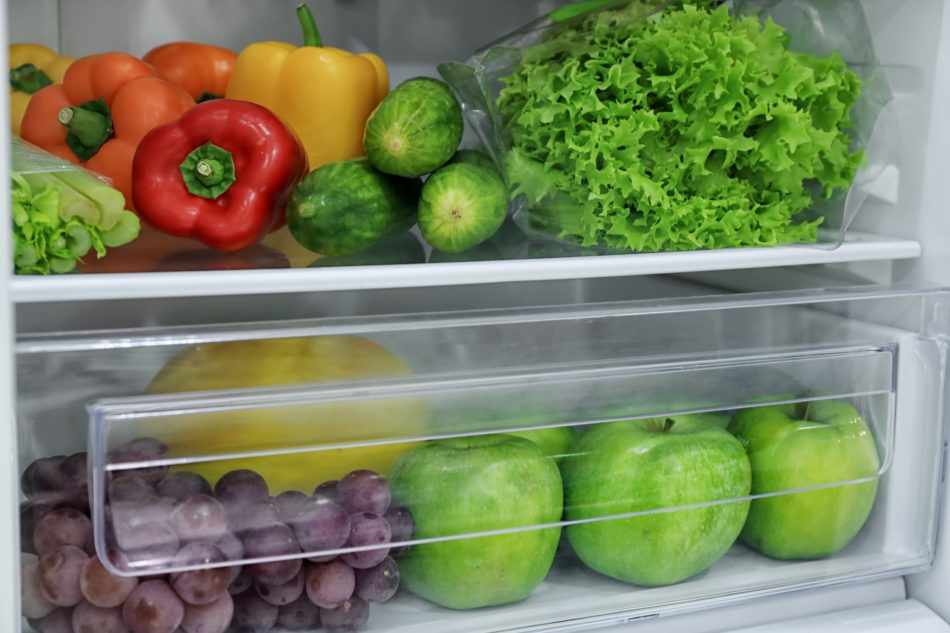
#> input picture input.png, 950 x 633 px, found by its file name
$ python otsuWithCombiningContours.py
#> lines starting #> are read from the running program, lines starting #| are printed output that depends on the picture; after the words box and inside, x2 and y2 are one past the last pixel; in counts of white or black regions, pixels touching at a corner belong together
# NOTES TO SELF: playing around with variables gaussianKernelSize, kernelSize, and threshold changes a lot.
# THIS IS FOR EXPERIMENTAL PURPOSES AND IS THUS VERY CLUTTERED CHECK sample.py

import cv2
import numpy as np
from matplotlib import pyplot as plt

row, col = 1, 5
fig, axs = plt.subplots(row, col, figsize=(15, 10))
fig.tight_layout()

image = cv2.imread("input.png")
#> image is the input picture: shape (633, 950, 3); mean B, G, R 97.5, 131.6, 122.7

# Make Grayscale because... it helps
gray = cv2.cvtColor(image, cv2.COLOR_BGR2GRAY)
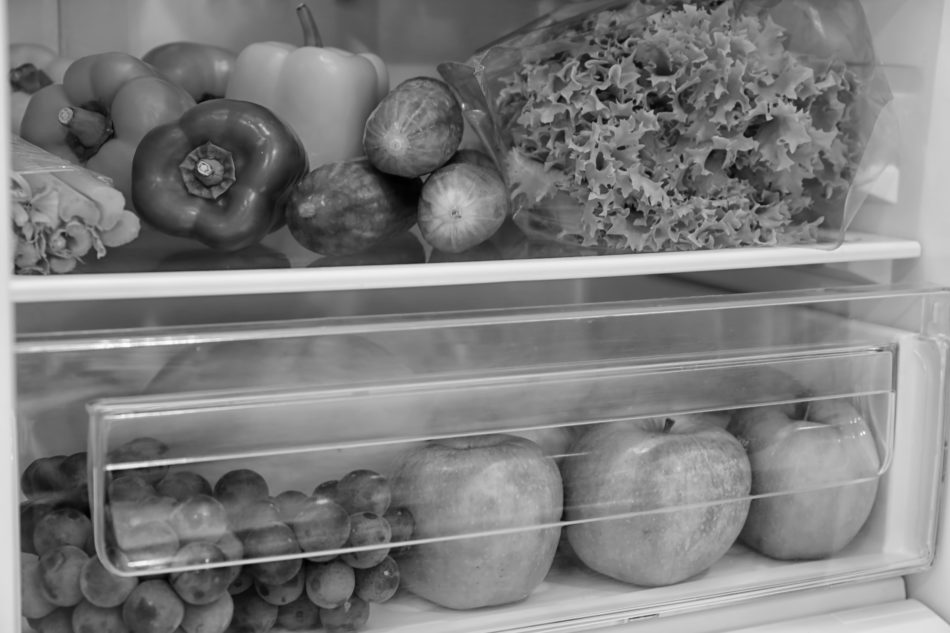
#> gray: shape (633, 950); min 0, max 253, mean 125.1

axs[0].imshow(cv2.cvtColor(image, cv2.COLOR_BGR2RGB))

gaussianKernelSize = 1
blurred = cv2.GaussianBlur(gray, (gaussianKernelSize, gaussianKernelSize), 0)

binImage = cv2.threshold(blurred, 0, 255, cv2.THRESH_BINARY + cv2.THRESH_OTSU)[1]
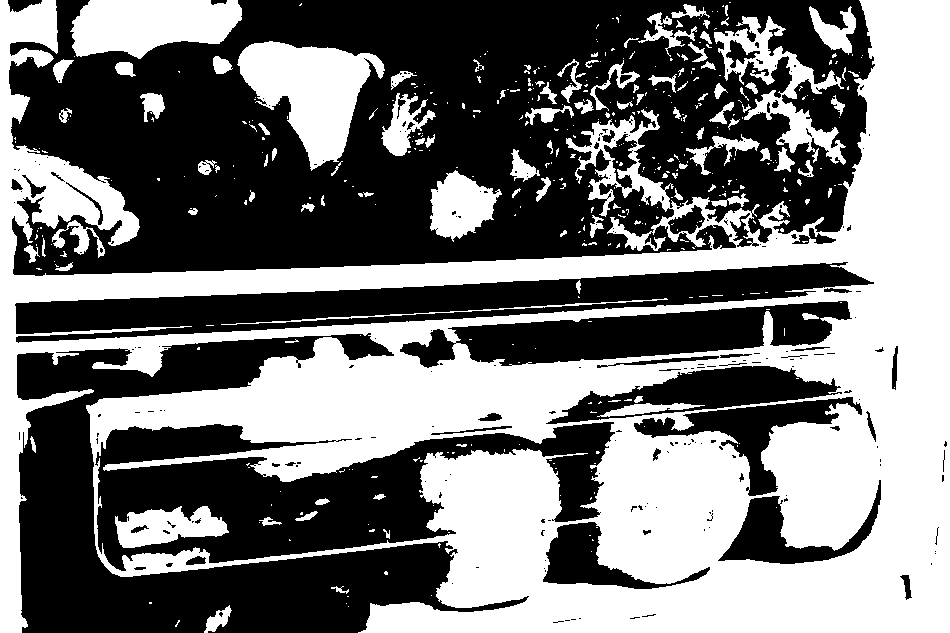
#> binImage: shape (633, 950); 46.5% white; 441 white regions (333 under 20 px), largest, box (x1, y1, x2, y2) and area: (0, 0, 950, 633) 235103, (237, 41, 385, 171) 9890, (70, 0, 242, 59) 7613

axs[1].imshow(cv2.cvtColor(blurred, cv2.COLOR_BGR2RGB))
axs[2].imshow(cv2.cvtColor(binImage, cv2.COLOR_BGR2RGB))

# Dilation to close up lines
morphKernelSize = 3
kernel = np.ones((morphKernelSize, morphKernelSize), np.uint8)
morph = None
# morph = cv2.dilate(binImage, kernel, iterations=1)

if morph is not None:
    # morph = cv2.morphologyEx(morph, cv2.MORPH_OPEN, kernel)
    # morph = cv2.morphologyEx(morph, cv2.MORPH_GRADIENT, kernel)
    # morph = cv2.morphologyEx(morph, cv2.MORPH_CLOSE, kernel)
    pass
else:
    morph = cv2.morphologyEx(binImage, cv2.MORPH_OPEN, kernel)
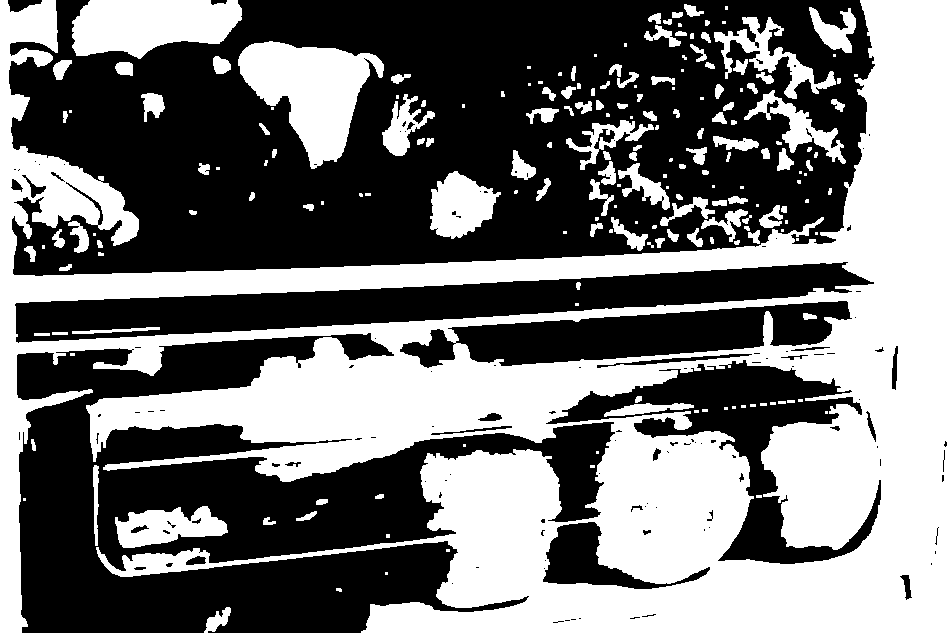
#> morph: shape (633, 950); 45.4% white; 199 white regions (72 under 20 px), largest, box (x1, y1, x2, y2) and area: (0, 0, 950, 633) 226783, (238, 41, 384, 169) 9810, (72, 0, 242, 59) 7607
    morph = cv2.morphologyEx(binImage, cv2.MORPH_CLOSE, kernel)
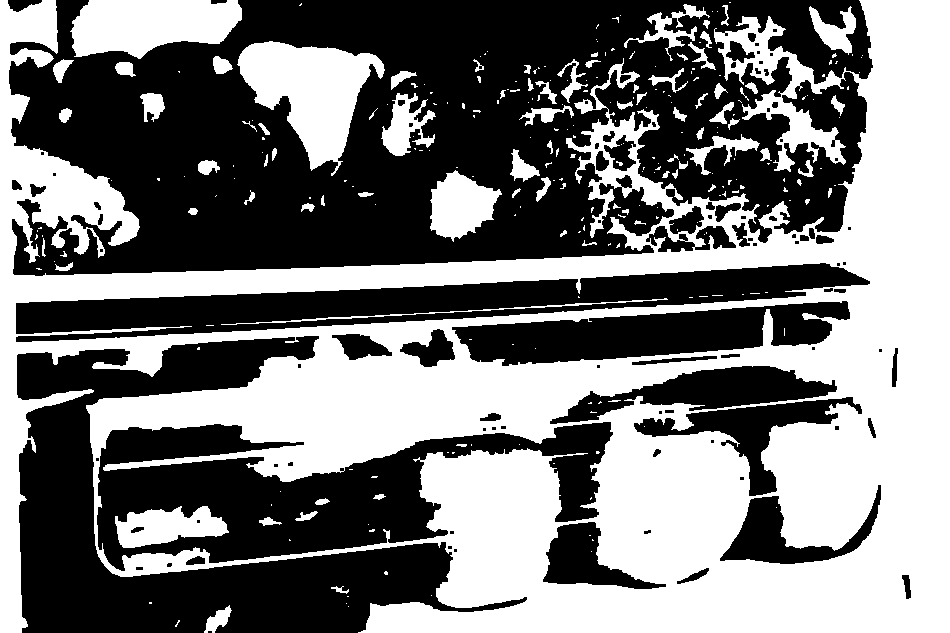
#> morph: shape (633, 950); 47.4% white; 279 white regions (196 under 20 px), largest, box (x1, y1, x2, y2) and area: (0, 0, 950, 633) 247453, (237, 41, 385, 176) 10011, (70, 0, 242, 59) 7629
    morph = cv2.morphologyEx(binImage, cv2.MORPH_GRADIENT, kernel)
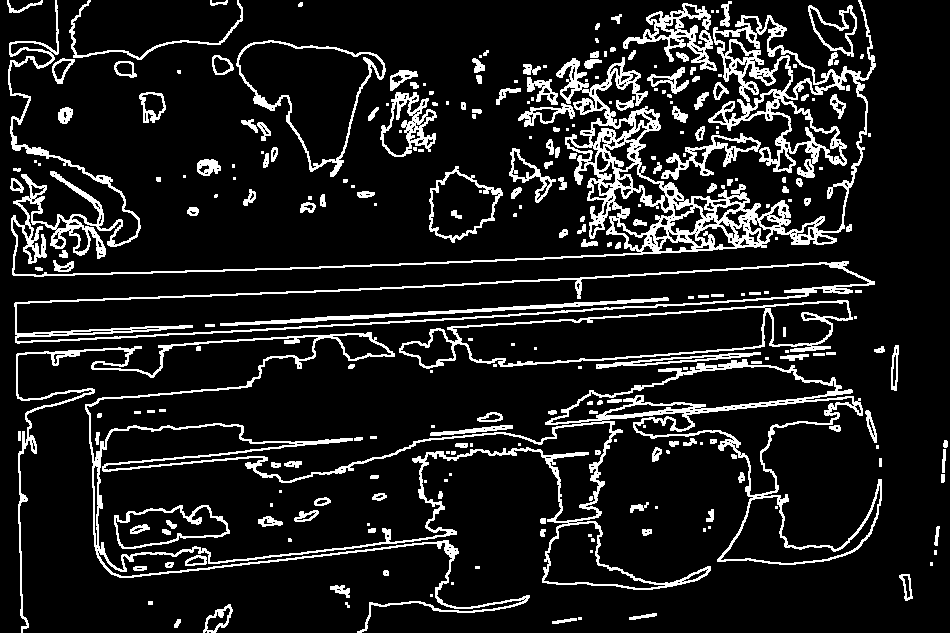
#> morph: shape (633, 950); 12.3% white; 274 white regions (106 under 20 px)
    pass


axs[3].imshow(cv2.cvtColor(morph, cv2.COLOR_BGR2RGB))

# Find contours then sort them from biggest to smallest contour area
# Courtesy of StackOverflow - idk what contours are
contours = cv2.findContours(morph, cv2.RETR_EXTERNAL, cv2.CHAIN_APPROX_SIMPLE)[0]
#> contours = 225 contours, 107 with area under 20; largest, box (x1, y1, x2, y2) and area: (16, 332, 882, 633) 70968, (8, 0, 876, 277) 30217, (14, 261, 875, 344) 29832, (399, 300, 853, 369) 16822, (236, 40, 386, 177) 10458
contours = sorted(contours, key=cv2.contourArea, reverse=True)
# print(contours)

mergedContours = []
# bounding box combination threshold
threshold = 300
# # Merge Contours
for contour in contours:
    x, y, w, h = cv2.boundingRect(contour)
    current_rect = (x, y, x + w, y + h)

    merged = False
    for i, mergedRect in enumerate(mergedContours):
        if (
            abs(x - mergedRect[0]) < threshold
            and abs(y - mergedRect[1]) < threshold
            and abs(x + w - mergedRect[2]) < threshold
            and abs(y + h - mergedRect[3]) < threshold
        ):
            # Merge the bounding rectangles
            mergedContours[i] = (
                min(x, mergedRect[0]),
                min(y, mergedRect[1]),
                max(x + w, mergedRect[2]),
                max(y + h, mergedRect[3]),
            )
            merged = True
            break

    if not merged:
        mergedContours.append(current_rect)
#> this loop made 225 passes
#> (x, y, w, h, current_rect) on passes 1 to 3: (16, 332, 866, 301, (16, 332, 882, 633)), (8, 0, 868, 277, (8, 0, 876, 277)), (14, 261, 861, 83, (14, 261, 875, 344))
#> after the loop, mergedContours = [(14, 261, 882, 633), (8, 0, 876, 277), (399, 3, 853, 369), (69, 0, 503, 243), (584, 1, 871, 293), (430, 352, 761, 624), (7, 0, 199, 272), (95, 346, 389, 633), (374, 50, 553, 217), (731, 316, 948, 601), (424, 370, 454, 597), (18, 431, 21, 441)]

## create a copy of the image to draw the bounding boxes onto - just so i know where the bounding boxes are
imageCopy = image.copy()

# mergedContours[1:] because the first bounding box is usually the entire image

## Draw bounding boxes for merged contours
for rect in mergedContours[1:]:
    x, y, x2, y2 = rect
    cv2.rectangle(imageCopy, (x, y), (x2, y2), (36, 255, 12), 2)
#> this loop made 11 passes
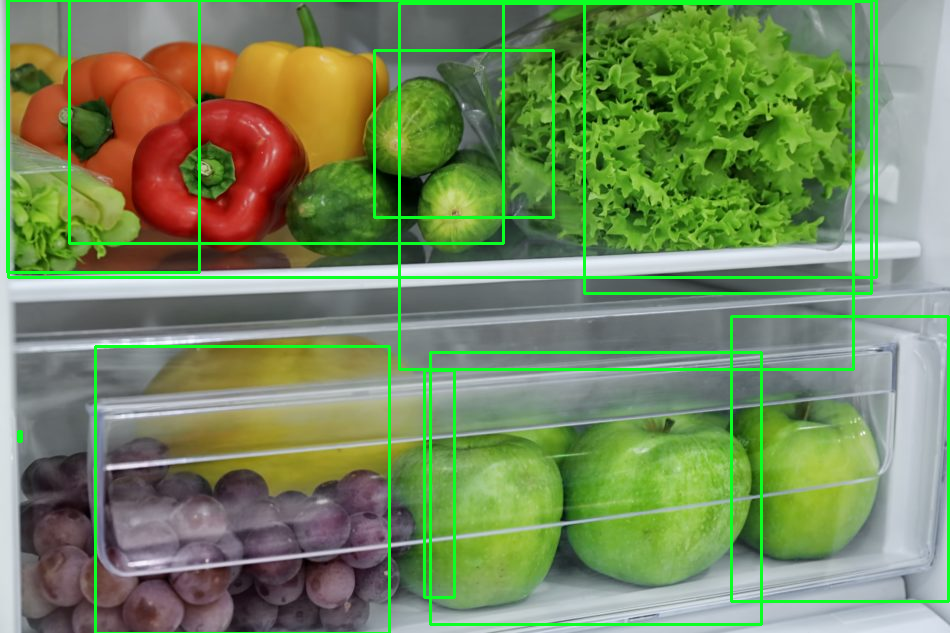
#> imageCopy: shape (633, 950, 3); 5.14% of pixels changed, all inside (x1, y1, x2, y2) = (6, 0, 950, 633)

# ## Save Images for merged
# for i, rect in enumerate(mergedContours):
#     if i == 0:
#         continue
#     x, y, x2, y2 = rect
#     roi = image[y:y2, x:x2]
#     cv2.imwrite(f"ingredient{i}.png", roi)


# ## For non-merged contours
# #Dont recommend using this one
# boxSizeOffset = 1
# # change list ending to desired number of objects, empty means all of them
# for i, contour in enumerate(contours[1:]):
#     x, y, width, height = cv2.boundingRect(contour)
#     cv2.rectangle(
#         imageCopy,
#         (x, y),
#         (x + int(width * boxSizeOffset), y + int(height * boxSizeOffset)),
#         (36, 255, 12),
#         2,
#     )
#     roi = imageCopy[y : y + height, x : x + width]
#     # cv2.imwrite(f"object{i}.png", roi)


axs[4].imshow(cv2.cvtColor(imageCopy, cv2.COLOR_BGR2RGB))

# Show the plot
plt.show()
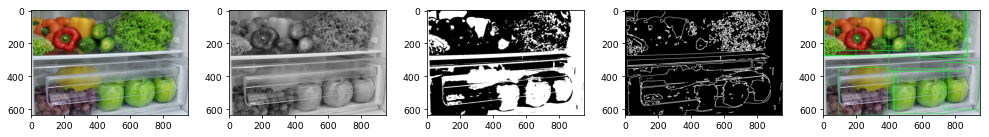
#> figure drawn by matplotlib, 5 panels
